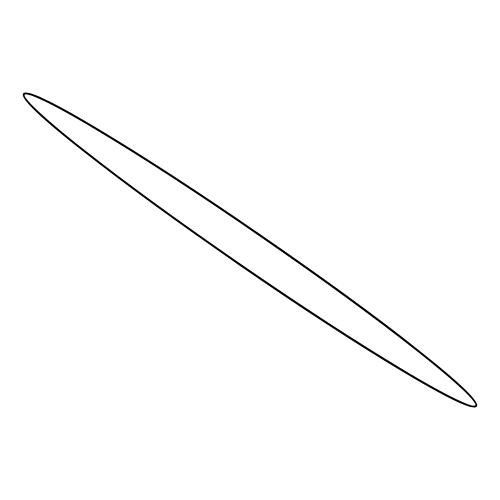
Frame 1 (no input)
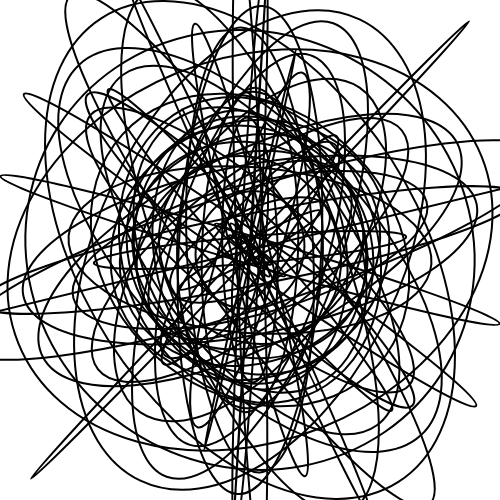
Frame 60 (no input)
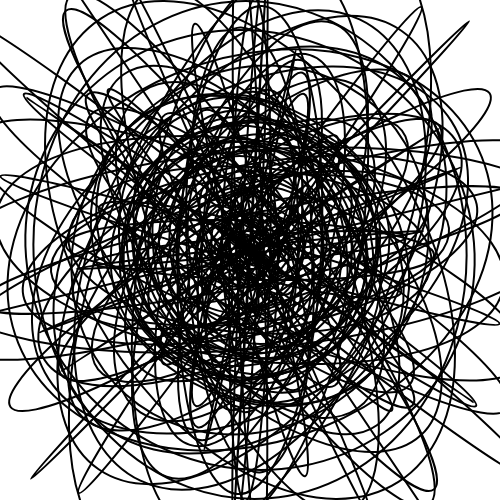
Frame 120 (the mouse pressed at the canvas centre since frame 60)

The p5.js sketch that drew these frames (run headless with seeded random() and noise() and a simulated clock; from frame 60 on, the mouse is pressed at the canvas centre):

// p5.js sketch
// ── sketch.js
function setup() {
  createCanvas(500, 500);
  background(255);
  frameRate(30);
  noFill();
}

function draw() {

  let centerX = width/2;
  let centerY = height/2;

  // random circles
  let angle = random(TWO_PI);
  let w = random(10,1500);
  let h = random(10,1500);
  let rotationAngle = random(TWO_PI);
  
  let x = centerX + cos(angle) * w/2;
  let y = centerY + sin(angle) * h/2;
  
  push();
  
  translate(centerX, centerY);
  rotate(rotationAngle);
  strokeWeight(2);
  
  ellipse(0,0,x - centerX,y - centerY);
  
  pop();

}
